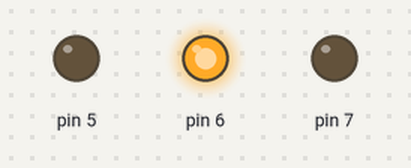
Recording of a sketch running on a simulated Arduino Uno, built with avr-gcc and run on an emulated ATmega328P. On the bench: output pins drawn as LEDs (lit = HIGH).

Above: at 0.15 s.
At 6.3 s:
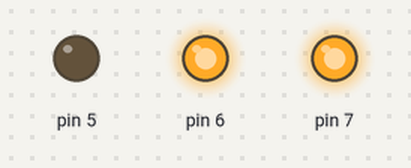
At 12.0 s:
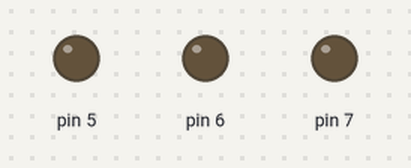
Timing chart, 0 to 22.4 s (numbered marks = the images above):
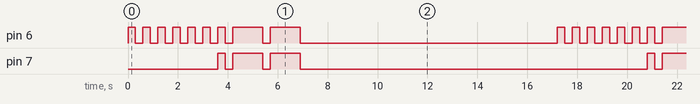

The sketch:

_03-LED_MORSE_CODE.ino
```cpp
#include "morse.h"
#include <avr/io.h>
#include <Arduino.h>

// Felipe Moreira Moura
// Nuid 58797811
// Exercise 5.c

void setup (void) {
  DDRD |= (0xFF << 5);
  PORTD &= 0;
}


void loop (void) {

  morseBlinkString((0x2<<5), "Hi ", 2);

  morseBlinkString((0x6 << 5), "W", 2);

  delay(10000);
}
```

morse.c
```cpp
// (licence header left out)
#include <avr/io.h>
#include <Arduino.h>


/**
 * Define a dot as a zero and dash as a 1
 **/
#define DOT 0
#define DASH 1

/**
 * These macros convert dots and dashes into a binary representation.
 * The upper three bits indicate the number of dots and dashes.  The
 * other bits contain the dots (0) and dashes (1).  The LSB is the
 * first dot/dash to send and so forth.
 **/
#define MORSE_IN1(a)           ((1<<5) | (a<<0))
#define MORSE_IN2(a,b)         ((2<<5) | (a<<0) | (b<<1))
#define MORSE_IN3(a,b,c)       ((3<<5) | (a<<0) | (b<<1) | (c<<2))
#define MORSE_IN4(a,b,c,d)     ((4<<5) | (a<<0) | (b<<1) | (c<<2) | (d<<3))
#define MORSE_IN5(a,b,c,d,e)   ((5<<5) | (a<<0) | (b<<1) | (c<<2) | (d<<3) | (e<<4))

/**
 * This is a table of all of the morse code strings for a-z.  If you
 * are passed a letter c you can access it in here by using
 * morseTable[c-'a'].  The upper three bits indicate the number of dots
 * and dashes in the code for that character.  The LSB is the first
 * dot/dash, next bit is the second, etc.
 **/
uint8_t morseTable[26] =
{
  MORSE_IN2(DOT,DASH), //A
  MORSE_IN4(DASH,DOT,DOT,DOT), //B
  MORSE_IN4(DASH,DOT,DASH,DOT), //C
  MORSE_IN3(DASH,DOT,DOT), //D
  MORSE_IN1(DOT), //E
  MORSE_IN4(DOT,DOT,DASH,DOT), //F
  MORSE_IN3(DASH,DASH,DOT), //G
  MORSE_IN4(DOT,DOT,DOT,DOT), //H
  MORSE_IN2(DOT,DOT), //I
  MORSE_IN4(DOT,DASH,DASH,DASH), //J
  MORSE_IN3(DASH,DOT,DASH), //K
  MORSE_IN4(DOT,DASH,DOT,DOT), //L
  MORSE_IN2(DASH,DASH), //M
  MORSE_IN2(DASH,DOT), //N
  MORSE_IN3(DASH,DASH,DASH), //O
  MORSE_IN4(DOT,DASH,DASH,DOT), //P
  MORSE_IN4(DASH,DASH,DOT,DASH), //Q
  MORSE_IN3(DOT,DASH,DOT), //R
  MORSE_IN3(DOT,DOT,DOT), //S
  MORSE_IN1(DASH), //T
  MORSE_IN3(DOT,DOT,DASH), //U
  MORSE_IN4(DOT,DOT,DOT,DASH), //V
  MORSE_IN3(DOT,DASH,DASH), //W
  MORSE_IN4(DASH,DOT,DOT,DASH), //X
  MORSE_IN4(DASH,DOT,DASH,DASH), //Y
  MORSE_IN4(DASH,DASH,DOT,DOT)}; //Z


/**
 * Sends a long blink on the specified led.
 **/
void morseBlinkLong(uint8_t led){
  PORTD = led;

  delay(1200);

  PORTD &= 0;

}

/**
 * Sends a short blink (a dot) on the specified led.
 **/
void morseBlinkShort(uint8_t led){
  PORTD = led;

  delay(300);

  PORTD &= 0;
}

/**
 * Perform a long pause (without turning on the LEDs), which should be
 * about the length of a dash.
 **/
void morseLongPause(void){
  delay(1200);


}

/**
 * Perform a short pause (without turning on the LEDs), which should
 * be about the length of a dot.
 **/
void morseShortPause(void){
  delay(300);


}

/**
 * Sends the right blink sequence for character c on the specified
 * led.  Note that the valid range for c is 'a'-'z' or 'A'-'Z'.
 **/
void morseBlinkChar(uint8_t led, char c){
  uint8_t i;

  //First make sure it is a valid character
  if(!((c >= 'a' && c <= 'z') || (c >= 'A' && c <= 'Z'))){
    //Not valid
    return;
  }

  //If it is upper case, convert to lower case
  if(c >= 'A' && c <= 'Z'){
    c = c - 'A';
    c = c + 'a';
  }

  //Get the number of symbols in the morse code for c
  uint8_t numSymbols = morseTable[c-'a'] >> 5;
  //Now send each character
  for(i = 0; i < numSymbols; i++){
    //Send the right length pulse depending on if the i'th bit is a 1 or 0
    if(((morseTable[c-'a']>>i) & 0x1) == DOT){
      morseBlinkShort(led);
    }
    else{
      morseBlinkLong(led);
    } //DASH
    //Do a short pause, needed between symbols, ok for between
    //characters (but not long enough for between characters)
    morseShortPause();
  }
}


/**
 * Sends the specified string (with len characters) as morse code
 * blinks over the specified LED.  Note that the valid range for c is
 * 'a'-'z' or 'A'-'Z'.
 **/
void morseBlinkString(uint8_t led, char *c, uint8_t len){
  uint8_t i;
  //STUDENT CODE
  //Send a string of characters to be blinked.  Note that between
  //characters there should be a morseLongPause().  You can call
  //morseBlinkChar() to send each character.
  for (i = 0 ; i < len; i++) {
    morseBlinkChar(led, c[i]);
  }

}
```

morse.h
```cpp
// (licence header left out)
#ifndef MORSE_H_
#define MORSE_H_


#include <avr/io.h>
#include <Arduino.h>
/**
 * Macros to use when calling the below functions to indicate which
 * LED(s) to use.  Each is defined as a different bit, so you can OR
 * these together to output on multiple LEDs at once.  For
 * instance:
 *     morseBlinkString(LED_RED | LED_GREEN, "Hello World", 11);
 **/
#define LED_RED (1<<0)
#define LED_GREEN (1<<1)
#define LED_BLUE (1<<2)

#ifdef __cplusplus
extern "C" {
#endif

/**
 * Sends the right blink sequence for character c on the specified
 * led.  Note that the valid range for c is 'a'-'z' or 'A'-'Z'.
 **/
void morseBlinkChar(uint8_t led, char c);

/**
 * Sends the specified string (with len characters) as morse code
 * blinks over the specified LED.  Note that the valid range for c is
 * 'a'-'z' or 'A'-'Z'.
 **/
void morseBlinkString(uint8_t led, char *c, uint8_t len);

#ifdef __cplusplus
}
#endif

#endif /** MORSE_H_ **/
```

Measured:
- by itself, pin 6: repeats every 17.2 s: 6 × (LOW 0.30 s, HIGH 0.30 s), 2 × (LOW 0.30 s, HIGH 1.2 s), LOW 10.3 s, HIGH 0.30 s
- by itself, pin 7: repeats every 17.2 s: 2 × (LOW 0.30 s, HIGH 1.2 s), LOW 13.9 s, HIGH 0.30 s
- by itself, everything shown: repeats every 17.2 s, in 18 steps
